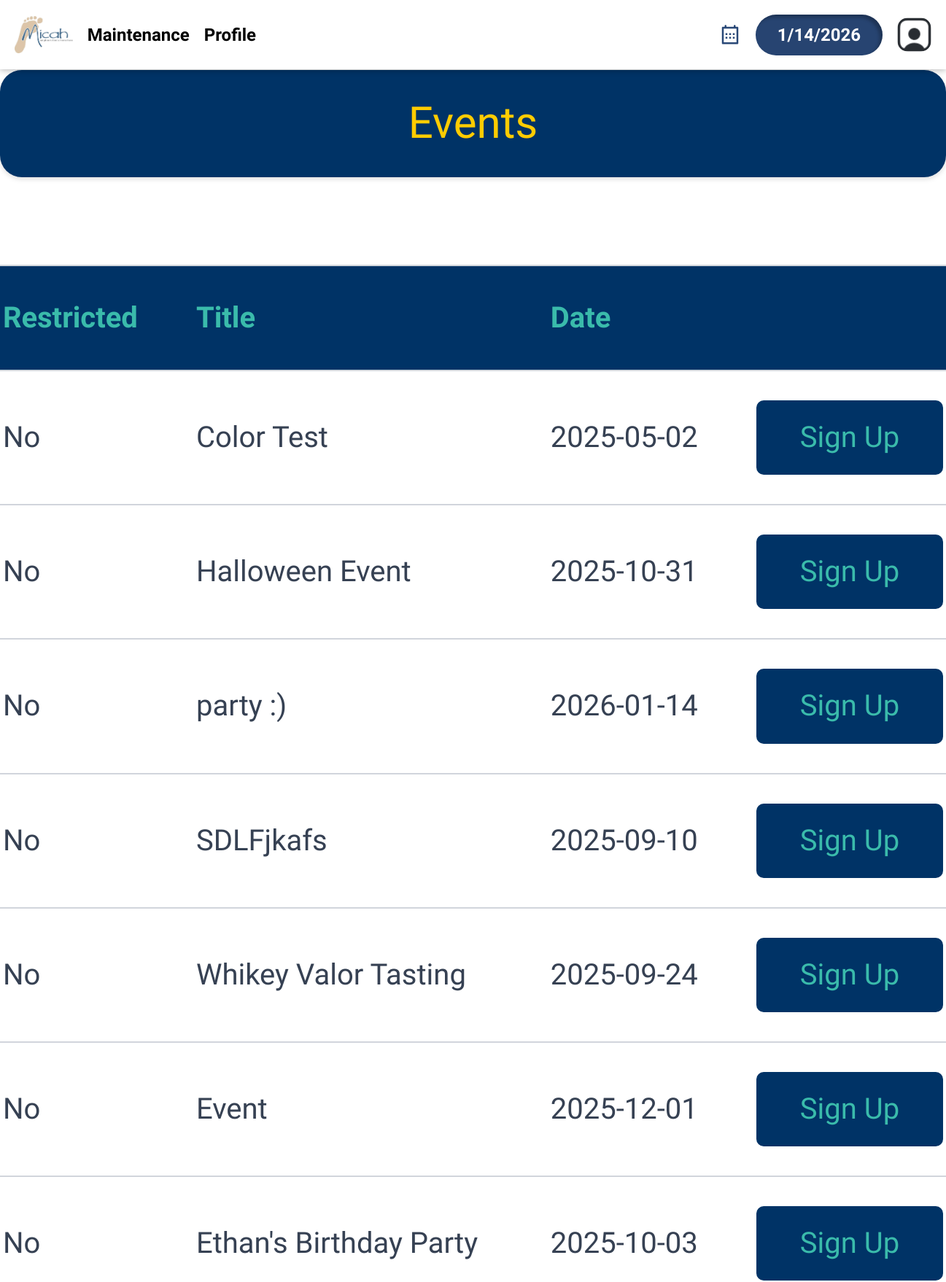
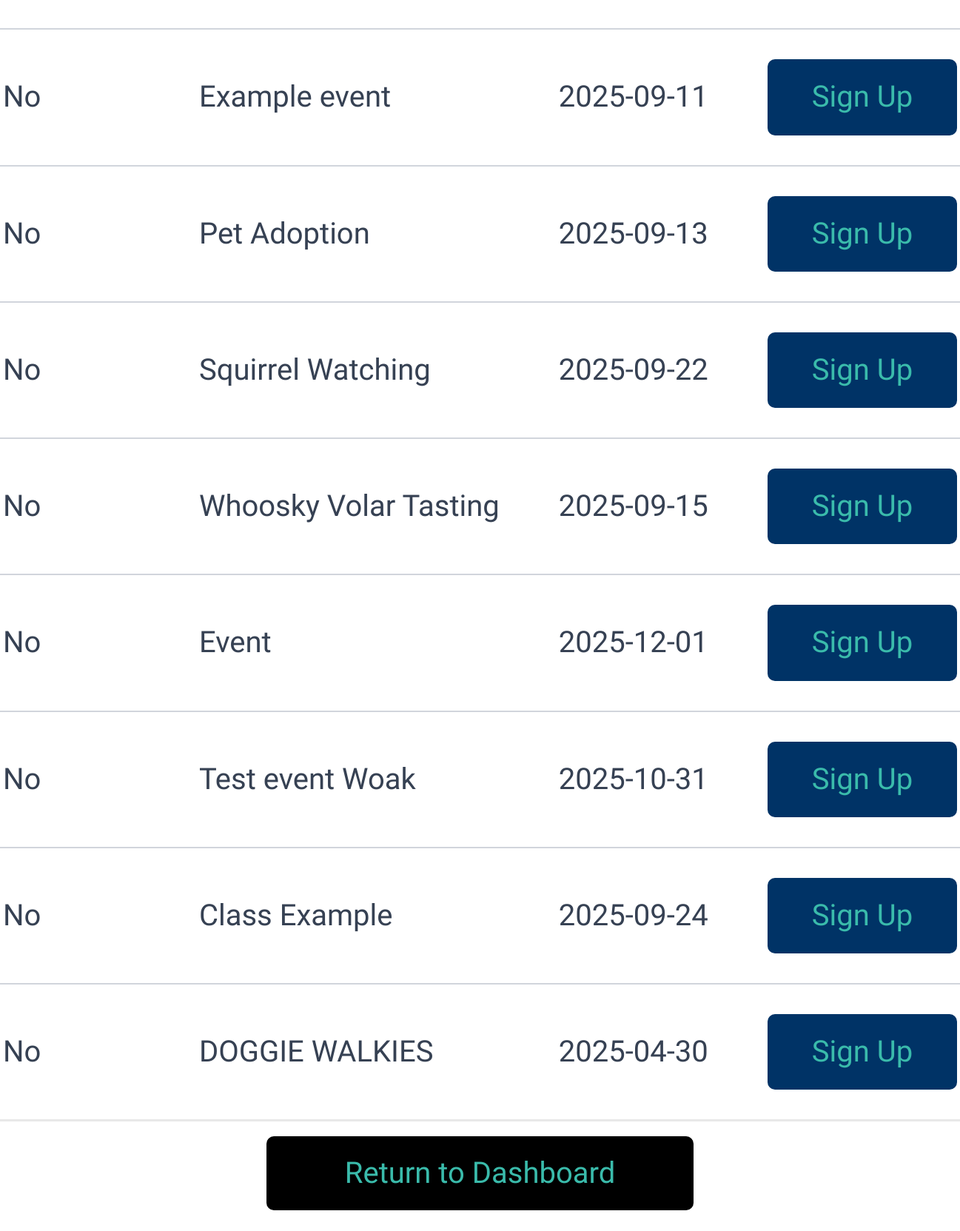
/eventTrainingManagement.php (signed in), run on the app's committed database (2 pictures, top to bottom).
### tables this page shows
CREATE TABLE `dbevents` (
  `id` int(11) NOT NULL,
  `name` text NOT NULL,
  `date` char(10) NOT NULL,
  `startTime` char(5) NOT NULL,
  `endTime` char(5) NOT NULL,
  `description` text NOT NULL,
  `capacity` int(11) NOT NULL,
  `completed` text NOT NULL,
  `restricted_signup` tinyint(1) NOT NULL,
  `location` text DEFAULT NULL,
  `training_level_required` varchar(50) NOT NULL,
  `type` text NOT NULL
);

### database/dbEvents.php (called while the page is built, shortened)
<?php
include_once(dirname(__FILE__).'/../domain/Event.php');
function make_an_event($result_row) {
    $theEvent = new Event(
                    $result_row['id'],
                    $result_row['name'],
                    date: $result_row['date'],
                    startTime: $result_row['startTime'],
                    endTime: $result_row['endTime'],
                    description: $result_row['description'],
                    capacity: $result_row['capacity'],
                    completed: $result_row['completed'],
                    restricted_signup: $result_row['restricted_signup'],
                    training_level_required: $result_row['training_level_required'],
                    type: $result_row['type']
                );
    return $theEvent;
}
function get_all_events() {
    $con=connect();
    $query = "SELECT * FROM dbevents" .
            " ORDER BY completed";
    $result = mysqli_query($con,$query);
    $theEvents = array();
    while ($result_row = mysqli_fetch_assoc($result)) {
        $theEvent = make_an_event($result_row);
        $theEvents[] = $theEvent;
    }
    return $theEvents;
 }

### domain/Event.php (called while the page is built, shortened)
<?php
class Event {
    private $id;
    private $name;
    private $date;
    private $restricted_signup;
    function __construct($id, $name, $date, $startTime, $endTime, $description, $capacity, $completed, $restricted_signup, $training_level_required, $type) {
        $this->id = $id;
        $this->name = $name;
        $this->date = $date;
        $this->restricted_signup = $restricted_signup;
    }
    function getID() {
        return $this->id;
    }
    function getName() {
        return $this->name;
    }
    function getDate() {
        return $this->date;
    }
    function getRestrictedSignup() {
        return $this->restricted_signup;
    }
}

### eventTrainingManagement.php (the view, shortened to what this page needs)
<?php
    $accessLevel = 0;
    if (isset($_SESSION['_id'])) {
        $accessLevel = $_SESSION['access_level'];
    }
    include 'database/dbEvents.php';
?>
<!DOCTYPE html>
<html>
    <head>     <link rel="icon" type="image/png" href="images/micah-favicon.png">
        <?php require_once('universal.inc') ?>
        <link rel="stylesheet" href="css/messages.css"></link>
    </head>
    <body>
        <?php require_once('header.php') ?>
        <?php require_once('database/dbEvents.php');?>
        <h1>Events</h1>
        <main class="general">
            <?php
                $events = get_all_events();
                if (sizeof(get_all_events()) || sizeof(get_all_trainings()) > 0): ?>
                <div class="table-wrapper">
                    <table class="general">
                        <thead>
                            <tr>
                                <th style="width:1px">Restricted</th>
                                <th>Title</th>
                                <th style="width:1px">Date</th>
                                <th style="width:1px"></th>
                            </tr>
                        </thead>
                        <tbody class="standout">
                            <?php
                                foreach ($events as $event) {
                                    $eventID = $event->getID();
                                    $title = $event->getName();
                                    $date = $event->getDate();
                                    $restricted_signup = $event->getRestrictedSignup();
                                    if ($restricted_signup == 0) {
                                        $restricted_signup = "No";
                                    } else {
                                        $restricted_signup = "Yes";
                                    }
                                    if($accessLevel < 3) {
                                        echo "
                                        <tr data-event-id='$eventID'>
                                            <td>$restricted_signup</td>
                                            <td><a href='event.php?id=$eventID'>$title</a></td>
                                            <td>$date</td>
                                            <td><a class='button sign-up' href='eventSignUp.php'>Sign Up</a></td>
                                        </tr>";
                                    }
                                }
                            ?>
                        </tbody>
                    </table>
                </div>
                <?php else: ?>
                <p class="no-events standout">There are currently no events available to view.<a class="button add" href="addEvent.php">Create a New Event</a> </p>
            <?php endif ?>
            <a class="button cancel" href="index.php">Return to Dashboard</a>
        </main>
    </body>
</html>

### universal.inc (shortened to what this page needs)
<link rel="stylesheet" href="css/base.css" type="text/css" />
<?php if (empty($tailwind_mode)): ?>
<link href="css/normal_tw.css" rel="stylesheet">
<?php else: ?>
<link href="css/management_tw.css?v=<?php echo time(); ?>" rel="stylesheet">
<?php endif; ?>

### header.php (shortened to what this page needs)
<head>     <link rel="icon" type="image/png" href="images/micah-favicon.png">
</head>
<header>
    <?php
    if (!isset($_SESSION['logged_in'])) {
		echo('<div class="navbar">
        <div class="left-section">
            <div class="logo-container">
                <a href="index.php"><img src="images/micah-ministries-logo.jpg"
     alt="Micah Ecumenical Ministries" id="logo"
     style="height:52px;width:auto;object-fit:contain;display:block"></a>
            </div>
            <div class="nav-links">
		<div class="nav-item"><span class="font-change">Volunteer Management System</span>
		</div>
           </div>
        </div>
        <div class="right-section">
            <div class="date-box">'); echo date('l, F j, Y'); echo('</div>
        </div>
    </div>');
    } else if ($_SESSION['logged_in']) {
        if ($_SESSION['access_level'] == 1) {
		echo('<div class="navbar">
        <div class="left-section">
            <div class="logo-container">
<a href="micahportal.php"><img src="images/micah-ministries-logo.jpg"
     alt="Micah Ecumenical Ministries" id="logo"
     style="height:52px;width:auto;object-fit:contain;display:block"></a>
            </div>
            <div class="nav-links">
                <div class="nav-item">Maintenance
                </div>
                <div class="nav-item">Profile
                </div>
            </div>
        </div>
        <div class="right-section">
<a href="calendar.php">
<div class="icon-butt">
</div>
</a>
            <div class="date-box"></div>
            <div class="nav-links">
                <div class="nav-item" style="outline:none;">
                    <div class="icon">
                        <img src="images/usaicon.png" alt="User Icon">
                    </div>
                </div>
            </div>
        </div>
    </div>');
        }
    }
    ?>
</header>

### css/base.css (style rules this page uses)
html, body, header, main, footer, div, span, p, h1, h2, h3, h4, h5, h6, ul, ol, li, input, select, textarea, form, section, label, table, td, tr, th, form, fieldset, em, button, a { padding: 0; margin: 0; font-size: inherit; font-family: inherit; font-weight: inherit; text-decoration: none; font-style: normal; box-sizing: border-box; text-align: left; list-style-type: none; border-spacing: 0; }
:root { --page-background-color: #ffffff; --page-font-color: #333333; --inactive-font-color: #d0d0d0; --inactive-background-color: #f0f0f0; --standout-background: #fafafa; --happy-toast-background-color: #1a7024; --happy-toast-font-color: white; --info-toast-background-color: #2f2f2f; --info-toast-font-color: white; --error-toast-background-color: #701a1a; --error-toast-font-color: white; --shadow-and-border-color: #e8e8e8; --main-color: #003366; --accent-color: #c52e81; --secondary-accent-color: #a3e0f7; --calendar-event-color: #808080; --calendar-event-color-hover: var(--main-color); --calendar-today-border: 2px solid var(--secondary-accent-color); --button-font-color: #3abbab; --button-padding: 0.5rem 1.5rem; --button-border-radius: 0.25rem; --standard-border: 1px solid #333333; --light-border: 1px solid var(--shadow-and-border-color); --text-field-border: 2px solid #e8e8e8; --cancel-button-background-color: #000; --error-color: red; font-size: 40px; font-family: Montserrat; font-weight: 300; }
header { position: sticky; top: 0; left: 0; z-index: 10; }
body { background-color: var(--page-background-color); color: var(--page-font-color); font-family: Montserrat; }
main:not(.login):not(.calendar-view):not(.dashboard) { padding: 1rem; }
input[type=submit], button, .button { color: var(--button-font-color); background-color: var(--main-color); padding: var(--button-padding); border: none; border-radius: var(--button-border-radius); font-weight: 500; width: 100%; transition: background-color .3s; cursor: pointer; text-align: center; }
h1 { font-size: 1.5rem; font-weight: 500; margin-bottom: 2rem; background-color: var(--main-color); color: #ffcc00; width: 100%; text-align: center; padding: 1rem; }
.button { display: inline-block; }
button.cancel, a.cancel { background-color: var(--cancel-button-background-color); }
main.general, form.general { margin: 1rem; display: flex; flex-direction: column; gap: 0.5rem; }
table.general { width: 100%; padding-bottom: 1rem; }
table.general th:first-of-type { border-top-left-radius: .25rem; }
table.general th:last-of-type { border-top-right-radius: .25rem; }
table.general th { background-color: var(--main-color); color: var(--button-font-color); font-weight: 600; }
table.general th, table.general td { padding: 1rem; white-space: nowrap; }
.standout { border-bottom: 3px solid var(--shadow-and-border-color); padding: 1rem; background-color: var(--standout-background); }
@media only screen and (min-width: 1024px) { main.general, form.general { margin: 0rem 8rem 4rem 8rem; } }

### css/messages.css (style rules this page uses)
:root { --unread-message-background: #f1eadf; --message-body-border-color: #ddd; --priorityone-color:#4FFFB0; --prioritytwo-color:#F0E68C; --prioritythree-color:#fd5c63; }

### data on the page
dbevents: restricted_signup "No", name "Color Test", date "2025-05-02"
dbevents: restricted_signup "No", name "Halloween Event", date "2025-10-31"
dbevents: restricted_signup "No", name "party :)", date "2026-01-14"
dbevents: restricted_signup "No", name "SDLFjkafs", date "2025-09-10"
dbevents: restricted_signup "No", name "Whikey Valor Tasting", date "2025-09-24"
dbevents: restricted_signup "No", name "Event", date "2025-12-01"
dbevents: restricted_signup "No", name "Ethan's Birthday Party", date "2025-10-03"
dbevents: restricted_signup "No", name "Example event", date "2025-09-11"
dbevents: restricted_signup "No", name "Pet Adoption", date "2025-09-13"
dbevents: restricted_signup "No", name "Squirrel Watching", date "2025-09-22"
dbevents: restricted_signup "No", name "Whoosky Volar Tasting", date "2025-09-15"
dbevents: restricted_signup "No", name "Event", date "2025-12-01"
dbevents: restricted_signup "No", name "Test event Woak", date "2025-10-31"
dbevents: restricted_signup "No", name "Class Example", date "2025-09-24"
dbevents: restricted_signup "No", name "DOGGIE WALKIES", date "2025-04-30"
